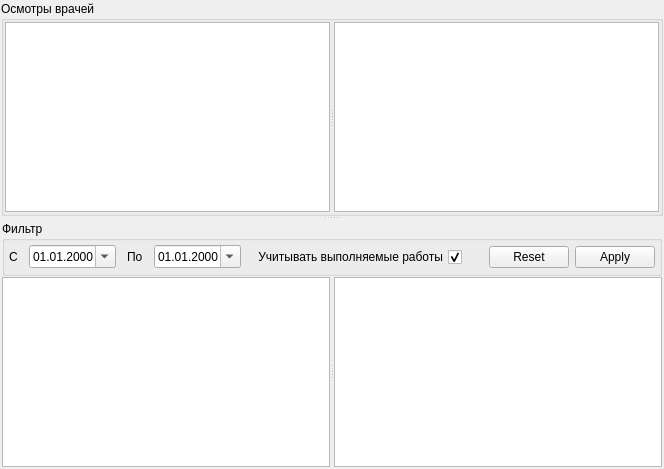
          <widget class="QWidget" name="tabStatusActions">
           <attribute name="title">
            <string>Осмотры врачей</string>
           </attribute>
           <layout class="QGridLayout" name="gridLayout_32">
            <property name="margin">
             <number>1</number>
            </property>
            <property name="spacing">
             <number>1</number>
            </property>
            <item row="0" column="0">
             <widget class="QSplitter" name="splitter_6">
              <property name="orientation">
               <enum>Qt::Vertical</enum>
              </property>
              <widget class="QGroupBox" name="groupBox_3">
               <property name="title">
                <string>Осмотры врачей</string>
               </property>
               <layout class="QGridLayout" name="gridLayout_24">
                <property name="margin">
                 <number>1</number>
                </property>
                <property name="spacing">
                 <number>1</number>
                </property>
                <item row="0" column="0">
                 <widget class="QSplitter" name="splitter_8">
                  <property name="orientation">
                   <enum>Qt::Horizontal</enum>
                  </property>
                  <widget class="QSplitter" name="splitter_9">
                   <property name="orientation">
                    <enum>Qt::Vertical</enum>
                   </property>
                   <widget class="CInDocTableView" name="tblStatusActions"/>
                  </widget>
                  <widget class="CActionPropertiesTableView" name="tblStatusActionProperties"/>
                 </widget>
                </item>
               </layout>
              </widget>
              <widget class="QWidget" name="tabStatusActionFilter" native="true">
               <layout class="QGridLayout" name="gridLayout_26">
                <property name="margin">
                 <number>1</number>
                </property>
                <property name="spacing">
                 <number>1</number>
                </property>
                <item row="0" column="0">
                 <widget class="QGroupBox" name="frmClientStatusActionsFilter">
                  <property name="sizePolicy">
                   <sizepolicy hsizetype="Preferred" vsizetype="Maximum">
                    <horstretch>0</horstretch>
                    <verstretch>0</verstretch>
                   </sizepolicy>
                  </property>
                  <property name="title">
                   <string>Фильтр</string>
                  </property>
                  <layout class="QGridLayout" name="_12">
                   <property name="horizontalSpacing">
                    <number>11</number>
                   </property>
                   <property name="verticalSpacing">
                    <number>4</number>
                   </property>
                   <property name="margin">
                    <number>4</number>
                   </property>
                   <item row="0" column="1">
                    <widget class="CF090DateEdit" name="edtBegDateClientStatusActionsFilter">
                     <property name="displayFormat">
                      <string>dd.MM.yyyy</string>
                     </property>
                     <property name="calendarPopup">
                      <bool>true</bool>
                     </property>
                    </widget>
                   </item>
                   <item row="0" column="2">
                    <widget class="QLabel" name="lblEndDateStatusActionFilter">
                     <property name="sizePolicy">
                      <sizepolicy hsizetype="Maximum" vsizetype="Preferred">
                       <horstretch>0</horstretch>
                       <verstretch>0</verstretch>
                      </sizepolicy>
                     </property>
                     <property name="text">
                      <string>По</string>
                     </property>
                    </widget>
                   </item>
                   <item row="0" column="0">
                    <widget class="QLabel" name="lblBegDateStatusActionFilter">
                     <property name="sizePolicy">
                      <sizepolicy hsizetype="Maximum" vsizetype="Preferred">
                       <horstretch>0</horstretch>
                       <verstretch>0</verstretch>
                      </sizepolicy>
                     </property>
                     <property name="text">
                      <string>С</string>
                     </property>
                    </widget>
                   </item>
                   <item row="0" column="3">
                    <widget class="CF090DateEdit" name="edtEndDateClientStatusActionsFilter">
                     <property name="displayFormat">
                      <string>dd.MM.yyyy</string>
                     </property>
                     <property name="calendarPopup">
                      <bool>true</bool>
                     </property>
                    </widget>
                   </item>
                   <item row="0" column="8">
                    <widget class="QDialogButtonBox" name="btnButtonBoxClientStatusActionsFilter">
                     <property name="sizePolicy">
                      <sizepolicy hsizetype="Maximum" vsizetype="Fixed">
                       <horstretch>0</horstretch>
                       <verstretch>0</verstretch>
                      </sizepolicy>
                     </property>
                     <property name="orientation">
                      <enum>Qt::Horizontal</enum>
                     </property>
                     <property name="standardButtons">
                      <set>QDialogButtonBox::Apply|QDialogButtonBox::Reset</set>
                     </property>
                    </widget>
                   </item>
                   <item row="0" column="5">
                    <spacer>
                     <property name="orientation">
                      <enum>Qt::Horizontal</enum>
                     </property>
                     <property name="sizeHint" stdset="0">
                      <size>
                       <width>16</width>
                       <height>24</height>
                      </size>
                     </property>
                    </spacer>
                   </item>
                   <item row="0" column="4">
                    <widget class="QCheckBox" name="chkExecActionsClientStatusActionsFilter">
                     <property name="layoutDirection">
                      <enum>Qt::RightToLeft</enum>
                     </property>
                     <property name="text">
                      <string>Учитывать выполняемые работы</string>
                     </property>
                     <property name="checked">
                      <bool>true</bool>
                     </property>
                    </widget>
                   </item>
                  </layout>
                 </widget>
                </item>
                <item row="1" column="0">
                 <widget class="QSplitter" name="splitterStatusActionFilter">
                  <property name="orientation">
                   <enum>Qt::Horizontal</enum>
                  </property>
                  <widget class="CRegistryActionsTableView" name="tblClientStatusActions"/>
                  <widget class="CActionPropertiesTableView" name="tblClientStatusActionProperties"/>
                 </widget>
                </item>
               </layout>
              </widget>
             </widget>
            </item>
           </layout>
          </widget>
